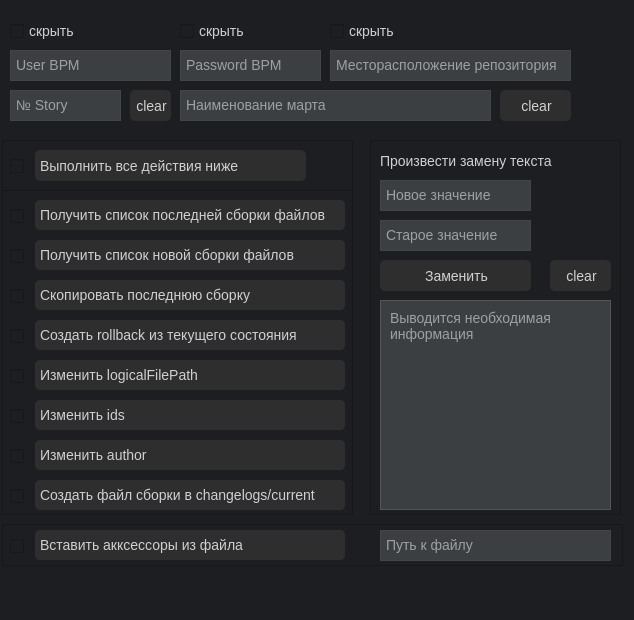
<?xml version="1.0" encoding="UTF-8"?>
<ui version="4.0">
 <class>RdvADGP</class>
 <widget class="QDialog" name="RdvADGP">
  <property name="geometry">
   <rect>
    <x>0</x>
    <y>0</y>
    <width>634</width>
    <height>620</height>
   </rect>
  </property>
  <property name="windowTitle">
   <string>RDV ADGP</string>
  </property>
  <property name="styleSheet">
   <string notr="true">QWidget {
    background-color: #1d1e21;
    color: #D0D0D0;
    font-family: Arial, sans-serif;
    font-size: 10.5pt;
}

/* Поля ввода */
QLineEdit, QTextEdit {
    background-color: #292929;
    border: 1px solid #444444;
    border-radius: 4px;
    padding: 5px;
    color: #E0E0E0;
}

QLineEdit:focus, QTextEdit:focus {
    border: 1px solid #666666;
}



/* Группы */
QGroupBox {
    border: 1px solid #444444;
    border-radius: 4px;
    margin-top: 10px;
}

QGroupBox::title {
    subcontrol-origin: margin;
    subcontrol-position: top center;
    padding: 4px;
    font-size: 10pt;
    font-weight: bold;
    color: #A0A0A0;
}



/* Скроллбар */
QScrollBar:vertical {
    border: none;
    background: #222222;
    width: 10px;
}

QScrollBar::handle:vertical {
    background: #505050;
    min-height: 20px;
    border-radius: 5px;
}

QScrollBar::add-line:vertical, 
QScrollBar::sub-line:vertical {
    background: none;
    border: none;
}

QPushButton {
    background-color: #2E2E2E; /* Основной цвет фона */
    color: #D0D0D0;
    border-radius: 5px; /* Скругленные углы */
    padding: 3px; /* Внутренние отступы */
    font-family: Arial, sans-serif; /* Шрифт */
    text-align: left;
    padding-left: 5px;
}

QPushButton:hover {
    background-color: #292929; /* Цвет фона при наведении */
}

QPushButton:pressed {
    background-color: #505050; /* Цвет фона при нажатии (темнее основного)232323 */
    padding-left: 4px; /* Сдвиг текста вправо при нажатии */
    padding-top: 8px; /* Сдвиг текста вниз при нажатии */
}
QPlainTextEdit{
  background-color: #3c3f41;
  color: #ffffff;
  border: 1px solid #444444;
  padding: 2px 1px;

}
</string>
  </property>
  <widget class="QPushButton" name="pushButton">
   <property name="geometry">
    <rect>
     <x>35</x>
     <y>200</y>
     <width>310</width>
     <height>30</height>
    </rect>
   </property>
   <property name="text">
    <string>Получить список последней сборки файлов</string>
   </property>
  </widget>
  <widget class="QPushButton" name="pushButton_2">
   <property name="geometry">
    <rect>
     <x>35</x>
     <y>240</y>
     <width>310</width>
     <height>30</height>
    </rect>
   </property>
   <property name="text">
    <string>Получить список новой сборки файлов</string>
   </property>
  </widget>
  <widget class="QPushButton" name="pushButton_3">
   <property name="geometry">
    <rect>
     <x>35</x>
     <y>280</y>
     <width>310</width>
     <height>30</height>
    </rect>
   </property>
   <property name="text">
    <string>Скопировать последнюю сборку</string>
   </property>
  </widget>
  <widget class="QPushButton" name="pushButton_4">
   <property name="geometry">
    <rect>
     <x>35</x>
     <y>150</y>
     <width>271</width>
     <height>31</height>
    </rect>
   </property>
   <property name="text">
    <string>Выполнить все действия ниже</string>
   </property>
  </widget>
  <widget class="QPushButton" name="pushButton_5">
   <property name="geometry">
    <rect>
     <x>35</x>
     <y>320</y>
     <width>310</width>
     <height>30</height>
    </rect>
   </property>
   <property name="text">
    <string>Создать rollback из текущего состояния</string>
   </property>
  </widget>
  <widget class="QPushButton" name="pushButton_6">
   <property name="geometry">
    <rect>
     <x>35</x>
     <y>360</y>
     <width>310</width>
     <height>30</height>
    </rect>
   </property>
   <property name="text">
    <string>Изменить logicalFilePath</string>
   </property>
  </widget>
  <widget class="QPushButton" name="pushButton_7">
   <property name="geometry">
    <rect>
     <x>35</x>
     <y>400</y>
     <width>310</width>
     <height>30</height>
    </rect>
   </property>
   <property name="text">
    <string>Изменить ids</string>
   </property>
  </widget>
  <widget class="QPushButton" name="pushButton_8">
   <property name="geometry">
    <rect>
     <x>35</x>
     <y>440</y>
     <width>310</width>
     <height>30</height>
    </rect>
   </property>
   <property name="text">
    <string>Изменить author</string>
   </property>
  </widget>
  <widget class="QPushButton" name="pushButton_9">
   <property name="geometry">
    <rect>
     <x>35</x>
     <y>480</y>
     <width>310</width>
     <height>30</height>
    </rect>
   </property>
   <property name="styleSheet">
    <string notr="true">QPushButton {
    font-family: Arial, sans-serif; /* Шрифт */

}

QPushButton:hover {
    background-color: #292929; /* Цвет фона при наведении */
    background-image: linear-gradient(to bottom, #444444, #292929); /* Более светлый градиент */
}

QPushButton:pressed {
    background-color: #505050; /* Цвет фона при нажатии */
    background-image: linear-gradient(to bottom, #2E2E2E, #232323); /* Градиент затемнения */
    box-shadow: inset 0px 3px 5px rgba(0, 0, 0, 0.5); /* Внутренняя тень для эффекта вдавливания */
    padding-left: 4px; /* Сдвиг текста вправо при нажатии */
    padding-top: 4px; /* Сдвиг текста вниз при нажатии */
}
</string>
   </property>
   <property name="text">
    <string>Создать файл сборки в changelogs/current</string>
   </property>
  </widget>
  <widget class="QPushButton" name="pushButton_10">
   <property name="geometry">
    <rect>
     <x>380</x>
     <y>260</y>
     <width>151</width>
     <height>31</height>
    </rect>
   </property>
   <property name="styleSheet">
    <string notr="true">text-align: center;</string>
   </property>
   <property name="text">
    <string>Заменить</string>
   </property>
  </widget>
  <widget class="QLabel" name="label">
   <property name="geometry">
    <rect>
     <x>380</x>
     <y>150</y>
     <width>191</width>
     <height>21</height>
    </rect>
   </property>
   <property name="text">
    <string>Произвести замену текста</string>
   </property>
  </widget>
  <widget class="QPushButton" name="pushButton_11">
   <property name="geometry">
    <rect>
     <x>550</x>
     <y>260</y>
     <width>61</width>
     <height>31</height>
    </rect>
   </property>
   <property name="styleSheet">
    <string notr="true">QPushButton {
    text-align: center;
}</string>
   </property>
   <property name="text">
    <string>clear</string>
   </property>
  </widget>
  <widget class="QCheckBox" name="checkBox_3">
   <property name="geometry">
    <rect>
     <x>10</x>
     <y>205</y>
     <width>21</width>
     <height>22</height>
    </rect>
   </property>
   <property name="text">
    <string/>
   </property>
  </widget>
  <widget class="QCheckBox" name="checkBox_4">
   <property name="geometry">
    <rect>
     <x>10</x>
     <y>245</y>
     <width>21</width>
     <height>22</height>
    </rect>
   </property>
   <property name="text">
    <string/>
   </property>
  </widget>
  <widget class="QCheckBox" name="checkBox_5">
   <property name="geometry">
    <rect>
     <x>10</x>
     <y>285</y>
     <width>21</width>
     <height>22</height>
    </rect>
   </property>
   <property name="text">
    <string/>
   </property>
  </widget>
  <widget class="QCheckBox" name="checkBox_6">
   <property name="geometry">
    <rect>
     <x>10</x>
     <y>325</y>
     <width>21</width>
     <height>22</height>
    </rect>
   </property>
   <property name="text">
    <string/>
   </property>
  </widget>
  <widget class="QCheckBox" name="checkBox_7">
   <property name="geometry">
    <rect>
     <x>10</x>
     <y>365</y>
     <width>21</width>
     <height>22</height>
    </rect>
   </property>
   <property name="text">
    <string/>
   </property>
  </widget>
  <widget class="QCheckBox" name="checkBox_8">
   <property name="geometry">
    <rect>
     <x>10</x>
     <y>405</y>
     <width>21</width>
     <height>22</height>
    </rect>
   </property>
   <property name="text">
    <string/>
   </property>
  </widget>
  <widget class="QCheckBox" name="checkBox_9">
   <property name="geometry">
    <rect>
     <x>10</x>
     <y>445</y>
     <width>21</width>
     <height>22</height>
    </rect>
   </property>
   <property name="text">
    <string/>
   </property>
  </widget>
  <widget class="QCheckBox" name="checkBox_10">
   <property name="geometry">
    <rect>
     <x>10</x>
     <y>485</y>
     <width>21</width>
     <height>22</height>
    </rect>
   </property>
   <property name="text">
    <string/>
   </property>
  </widget>
  <widget class="QCheckBox" name="checkBox">
   <property name="geometry">
    <rect>
     <x>180</x>
     <y>20</y>
     <width>81</width>
     <height>22</height>
    </rect>
   </property>
   <property name="text">
    <string>скрыть</string>
   </property>
  </widget>
  <widget class="QPlainTextEdit" name="plainTextEdit">
   <property name="geometry">
    <rect>
     <x>380</x>
     <y>180</y>
     <width>151</width>
     <height>31</height>
    </rect>
   </property>
   <property name="placeholderText">
    <string>Новое значение</string>
   </property>
  </widget>
  <widget class="QPlainTextEdit" name="plainTextEdit_2">
   <property name="geometry">
    <rect>
     <x>380</x>
     <y>220</y>
     <width>151</width>
     <height>31</height>
    </rect>
   </property>
   <property name="placeholderText">
    <string>Старое значение</string>
   </property>
  </widget>
  <widget class="QPlainTextEdit" name="plainTextEdit_3">
   <property name="geometry">
    <rect>
     <x>180</x>
     <y>90</y>
     <width>311</width>
     <height>31</height>
    </rect>
   </property>
   <property name="placeholderText">
    <string>Наименование марта</string>
   </property>
  </widget>
  <widget class="QPlainTextEdit" name="plainTextEdit_4">
   <property name="geometry">
    <rect>
     <x>330</x>
     <y>50</y>
     <width>241</width>
     <height>31</height>
    </rect>
   </property>
   <property name="placeholderText">
    <string>Месторасположение репозитория</string>
   </property>
  </widget>
  <widget class="QPlainTextEdit" name="plainTextEdit_5">
   <property name="geometry">
    <rect>
     <x>180</x>
     <y>50</y>
     <width>141</width>
     <height>31</height>
    </rect>
   </property>
   <property name="sizePolicy">
    <sizepolicy hsizetype="Expanding" vsizetype="Expanding">
     <horstretch>0</horstretch>
     <verstretch>0</verstretch>
    </sizepolicy>
   </property>
   <property name="placeholderText">
    <string>Password ВРМ</string>
   </property>
  </widget>
  <widget class="QPlainTextEdit" name="plainTextEdit_6">
   <property name="geometry">
    <rect>
     <x>10</x>
     <y>50</y>
     <width>161</width>
     <height>31</height>
    </rect>
   </property>
   <property name="sizePolicy">
    <sizepolicy hsizetype="Expanding" vsizetype="Expanding">
     <horstretch>0</horstretch>
     <verstretch>0</verstretch>
    </sizepolicy>
   </property>
   <property name="placeholderText">
    <string>User ВРМ</string>
   </property>
  </widget>
  <widget class="QPlainTextEdit" name="plainTextEdit_7">
   <property name="geometry">
    <rect>
     <x>10</x>
     <y>90</y>
     <width>111</width>
     <height>31</height>
    </rect>
   </property>
   <property name="sizePolicy">
    <sizepolicy hsizetype="Expanding" vsizetype="Expanding">
     <horstretch>0</horstretch>
     <verstretch>0</verstretch>
    </sizepolicy>
   </property>
   <property name="placeholderText">
    <string>№ Story</string>
   </property>
  </widget>
  <widget class="QCheckBox" name="checkBox_11">
   <property name="geometry">
    <rect>
     <x>10</x>
     <y>155</y>
     <width>21</width>
     <height>22</height>
    </rect>
   </property>
   <property name="text">
    <string/>
   </property>
  </widget>
  <widget class="QPlainTextEdit" name="plainTextEdit_8">
   <property name="geometry">
    <rect>
     <x>380</x>
     <y>300</y>
     <width>231</width>
     <height>210</height>
    </rect>
   </property>
   <property name="styleSheet">
    <string notr="true">QPlainTextEdit{
    background-color: #3c3f41;
    color: #ffffff;
    border: 1px solid #555555;
    padding: 5px;
}

/* Стиль для вертикальной полосы прокрутки */
QScrollBar:vertical {
    border: none;
    background-color: #2E2E2E;  /* Цвет фона */
    width: 10px;                 /* Ширина полосы прокрутки */
    margin: 0px 0px 0px 0px;
}

QScrollBar::handle:vertical {
    background-color: #5E5E5E;  /* Цвет ползунка */
    min-height: 10px;
    border-radius: 0px;          /* Отключение закругления углов ползунка */
}

QScrollBar::add-line:vertical,
QScrollBar::sub-line:vertical {
    background-color: #4A4A4A;  /* Цвет кнопок вверх и вниз */
    height: 10px;               /* Размер кнопок */
    subcontrol-origin: margin;
    subcontrol-position: top;
    border-radius: 0px;          /* Отключение закругления углов */
}

QScrollBar::add-line:vertical:hover,
QScrollBar::sub-line:vertical:hover {
    background-color: #6E6E6E;  /* Цвет кнопок при наведении */
}

QScrollBar::add-page:vertical,
QScrollBar::sub-page:vertical {
    background-color: #2E2E2E;  /* Фон при пустом пространстве полосы прокрутки */
}

/* Стиль для горизонтальной полосы прокрутки */
QScrollBar:horizontal {
    border: none;
    background-color: #2E2E2E;  /* Цвет фона */
    height: 10px;                /* Высота горизонтальной полосы прокрутки */
    margin: 0px 0px 0px 0px;
}

QScrollBar::handle:horizontal {
    background-color: #5E5E5E;  /* Цвет ползунка */
    min-width: 10px;
    border-radius: 0px;          /* Отключение закругления углов */
}

QScrollBar::add-line:horizontal,
QScrollBar::sub-line:horizontal {
    background-color: #4A4A4A;  /* Цвет кнопок влево и вправо */
    width: 10px;                /* Размер кнопок */
    subcontrol-origin: margin;
    subcontrol-position: left;
    border-radius: 0px;          /* Отключение закругления углов */
}

QScrollBar::add-line:horizontal:hover,
QScrollBar::sub-line:horizontal:hover {
    background-color: #6E6E6E;  /* Цвет кнопок при наведении */
}

QScrollBar::add-page:horizontal,
QScrollBar::sub-page:horizontal {
    background-color: #2E2E2E;  /* Фон при пустом пространстве полосы прокрутки */
}</string>
   </property>
   <property name="placeholderText">
    <string>Выводится необходимая информация</string>
   </property>
  </widget>
  <widget class="QPushButton" name="pushButton_12">
   <property name="geometry">
    <rect>
     <x>500</x>
     <y>90</y>
     <width>71</width>
     <height>31</height>
    </rect>
   </property>
   <property name="styleSheet">
    <string notr="true">QPushButton {
    text-align: center;
}</string>
   </property>
   <property name="text">
    <string>clear</string>
   </property>
  </widget>
  <widget class="QCheckBox" name="checkBox_2">
   <property name="geometry">
    <rect>
     <x>10</x>
     <y>20</y>
     <width>81</width>
     <height>22</height>
    </rect>
   </property>
   <property name="text">
    <string>скрыть</string>
   </property>
  </widget>
  <widget class="QCheckBox" name="checkBox_12">
   <property name="geometry">
    <rect>
     <x>330</x>
     <y>20</y>
     <width>81</width>
     <height>22</height>
    </rect>
   </property>
   <property name="text">
    <string>скрыть</string>
   </property>
  </widget>
  <widget class="QPushButton" name="pushButton_13">
   <property name="geometry">
    <rect>
     <x>130</x>
     <y>90</y>
     <width>41</width>
     <height>31</height>
    </rect>
   </property>
   <property name="styleSheet">
    <string notr="true">QPushButton {
    text-align: center;
}</string>
   </property>
   <property name="text">
    <string>clear</string>
   </property>
  </widget>
  <widget class="QPushButton" name="pushButton_14">
   <property name="geometry">
    <rect>
     <x>35</x>
     <y>530</y>
     <width>310</width>
     <height>30</height>
    </rect>
   </property>
   <property name="styleSheet">
    <string notr="true">QPushButton {
    font-family: Arial, sans-serif; /* Шрифт */

}

QPushButton:hover {
    background-color: #292929; /* Цвет фона при наведении */
    background-image: linear-gradient(to bottom, #444444, #292929); /* Более светлый градиент */
}

QPushButton:pressed {
    background-color: #505050; /* Цвет фона при нажатии */
    background-image: linear-gradient(to bottom, #2E2E2E, #232323); /* Градиент затемнения */
    box-shadow: inset 0px 3px 5px rgba(0, 0, 0, 0.5); /* Внутренняя тень для эффекта вдавливания */
    padding-left: 4px; /* Сдвиг текста вправо при нажатии */
    padding-top: 4px; /* Сдвиг текста вниз при нажатии */
}
</string>
   </property>
   <property name="text">
    <string>Вставить акксессоры из файла</string>
   </property>
  </widget>
  <widget class="QPlainTextEdit" name="plainTextEdit_9">
   <property name="geometry">
    <rect>
     <x>380</x>
     <y>530</y>
     <width>231</width>
     <height>31</height>
    </rect>
   </property>
   <property name="placeholderText">
    <string>Путь к файлу</string>
   </property>
  </widget>
  <widget class="QCheckBox" name="checkBox_13">
   <property name="geometry">
    <rect>
     <x>10</x>
     <y>535</y>
     <width>21</width>
     <height>22</height>
    </rect>
   </property>
   <property name="text">
    <string/>
   </property>
  </widget>
  <widget class="QFrame" name="frame">
   <property name="geometry">
    <rect>
     <x>370</x>
     <y>140</y>
     <width>251</width>
     <height>375</height>
    </rect>
   </property>
   <property name="frameShape">
    <enum>QFrame::Shape::StyledPanel</enum>
   </property>
   <property name="frameShadow">
    <enum>QFrame::Shadow::Raised</enum>
   </property>
  </widget>
  <widget class="QFrame" name="frame_2">
   <property name="geometry">
    <rect>
     <x>2</x>
     <y>140</y>
     <width>351</width>
     <height>375</height>
    </rect>
   </property>
   <property name="frameShape">
    <enum>QFrame::Shape::StyledPanel</enum>
   </property>
   <property name="frameShadow">
    <enum>QFrame::Shadow::Raised</enum>
   </property>
   <widget class="QFrame" name="frame_4">
    <property name="geometry">
     <rect>
      <x>0</x>
      <y>0</y>
      <width>351</width>
      <height>51</height>
     </rect>
    </property>
    <property name="frameShape">
     <enum>QFrame::Shape::StyledPanel</enum>
    </property>
    <property name="frameShadow">
     <enum>QFrame::Shadow::Raised</enum>
    </property>
   </widget>
  </widget>
  <widget class="QFrame" name="frame_3">
   <property name="geometry">
    <rect>
     <x>2</x>
     <y>524</y>
     <width>621</width>
     <height>42</height>
    </rect>
   </property>
   <property name="frameShape">
    <enum>QFrame::Shape::StyledPanel</enum>
   </property>
   <property name="frameShadow">
    <enum>QFrame::Shadow::Raised</enum>
   </property>
  </widget>
  <zorder>frame_2</zorder>
  <zorder>frame_3</zorder>
  <zorder>frame</zorder>
  <zorder>pushButton</zorder>
  <zorder>pushButton_2</zorder>
  <zorder>pushButton_3</zorder>
  <zorder>pushButton_4</zorder>
  <zorder>pushButton_5</zorder>
  <zorder>pushButton_6</zorder>
  <zorder>pushButton_7</zorder>
  <zorder>pushButton_8</zorder>
  <zorder>pushButton_9</zorder>
  <zorder>pushButton_10</zorder>
  <zorder>label</zorder>
  <zorder>pushButton_11</zorder>
  <zorder>checkBox_3</zorder>
  <zorder>checkBox_4</zorder>
  <zorder>checkBox_5</zorder>
  <zorder>checkBox_6</zorder>
  <zorder>checkBox_7</zorder>
  <zorder>checkBox_8</zorder>
  <zorder>checkBox_9</zorder>
  <zorder>checkBox_10</zorder>
  <zorder>checkBox</zorder>
  <zorder>plainTextEdit</zorder>
  <zorder>plainTextEdit_2</zorder>
  <zorder>plainTextEdit_3</zorder>
  <zorder>plainTextEdit_4</zorder>
  <zorder>plainTextEdit_5</zorder>
  <zorder>plainTextEdit_6</zorder>
  <zorder>plainTextEdit_7</zorder>
  <zorder>checkBox_11</zorder>
  <zorder>plainTextEdit_8</zorder>
  <zorder>pushButton_12</zorder>
  <zorder>checkBox_2</zorder>
  <zorder>checkBox_12</zorder>
  <zorder>pushButton_13</zorder>
  <zorder>pushButton_14</zorder>
  <zorder>plainTextEdit_9</zorder>
  <zorder>checkBox_13</zorder>
 </widget>
 <resources/>
 <connections/>
</ui>
